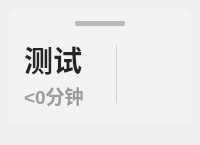
<?xml version="1.0" encoding="UTF-8"?>
<ui version="4.0">
 <class>Theme</class>
 <widget class="QWidget" name="Form">
  <property name="geometry">
   <rect>
    <x>0</x>
    <y>0</y>
    <width>200</width>
    <height>145</height>
   </rect>
  </property>
  <property name="minimumSize">
   <size>
    <width>200</width>
    <height>0</height>
   </size>
  </property>
  <property name="windowTitle">
   <string>Form</string>
  </property>
  <layout class="QVBoxLayout" name="verticalLayout">
   <property name="leftMargin">
    <number>8</number>
   </property>
   <property name="topMargin">
    <number>8</number>
   </property>
   <property name="rightMargin">
    <number>8</number>
   </property>
   <property name="bottomMargin">
    <number>22</number>
   </property>
   <item>
    <widget class="QFrame" name="backgnd">
     <property name="styleSheet">
      <string notr="true">background-color: rgba(242, 243, 245, 255);
border-radius: 8px</string>
     </property>
     <property name="frameShape">
      <enum>QFrame::StyledPanel</enum>
     </property>
     <property name="frameShadow">
      <enum>QFrame::Raised</enum>
     </property>
     <layout class="QVBoxLayout" name="verticalLayout_3">
      <property name="spacing">
       <number>4</number>
      </property>
      <property name="leftMargin">
       <number>16</number>
      </property>
      <property name="topMargin">
       <number>4</number>
      </property>
      <property name="rightMargin">
       <number>16</number>
      </property>
      <property name="bottomMargin">
       <number>10</number>
      </property>
      <item>
       <layout class="QVBoxLayout" name="verticalLayout_2">
        <item>
         <layout class="QHBoxLayout" name="horizontalLayout_2">
          <item>
           <spacer name="horizontalSpacer_2">
            <property name="orientation">
             <enum>Qt::Horizontal</enum>
            </property>
            <property name="sizeType">
             <enum>QSizePolicy::Maximum</enum>
            </property>
            <property name="sizeHint" stdset="0">
             <size>
              <width>40</width>
              <height>20</height>
             </size>
            </property>
           </spacer>
          </item>
          <item>
           <widget class="QLabel" name="label">
            <property name="sizePolicy">
             <sizepolicy hsizetype="Preferred" vsizetype="Fixed">
              <horstretch>0</horstretch>
              <verstretch>0</verstretch>
             </sizepolicy>
            </property>
            <property name="maximumSize">
             <size>
              <width>50</width>
              <height>5</height>
             </size>
            </property>
            <property name="styleSheet">
             <string notr="true">background-color:#503D3D3D;
border-radius: 2px</string>
            </property>
           </widget>
          </item>
          <item>
           <spacer name="horizontalSpacer">
            <property name="orientation">
             <enum>Qt::Horizontal</enum>
            </property>
            <property name="sizeType">
             <enum>QSizePolicy::Maximum</enum>
            </property>
            <property name="sizeHint" stdset="0">
             <size>
              <width>40</width>
              <height>20</height>
             </size>
            </property>
           </spacer>
          </item>
         </layout>
        </item>
        <item>
         <layout class="QHBoxLayout" name="horizontalLayout">
          <property name="spacing">
           <number>12</number>
          </property>
          <item>
           <layout class="QVBoxLayout" name="verticalLayout_4">
            <property name="spacing">
             <number>0</number>
            </property>
            <item>
             <widget class="QLabel" name="subject">
              <property name="font">
               <font>
                <family>Microsoft YaHei UI</family>
                <pointsize>22</pointsize>
                <weight>75</weight>
                <bold>true</bold>
               </font>
              </property>
              <property name="styleSheet">
               <string notr="true">color: rgba(37, 37, 37, 255);
font-weight: bold</string>
              </property>
              <property name="text">
               <string>测试</string>
              </property>
             </widget>
            </item>
            <item>
             <widget class="QLabel" name="activity_countdown">
              <property name="font">
               <font>
                <family>Microsoft YaHei UI</family>
                <pointsize>14</pointsize>
                <weight>75</weight>
                <bold>true</bold>
               </font>
              </property>
              <property name="styleSheet">
               <string notr="true">color: rgba(0, 0, 0, 90);
font-weight: bold;</string>
              </property>
              <property name="text">
               <string>&lt;0分钟</string>
              </property>
             </widget>
            </item>
           </layout>
          </item>
          <item>
           <widget class="ProgressRing" name="progressBar">
            <property name="sizePolicy">
             <sizepolicy hsizetype="Expanding" vsizetype="Expanding">
              <horstretch>0</horstretch>
              <verstretch>0</verstretch>
             </sizepolicy>
            </property>
            <property name="minimumSize">
             <size>
              <width>60</width>
              <height>60</height>
             </size>
            </property>
            <property name="maximumSize">
             <size>
              <width>60</width>
              <height>60</height>
             </size>
            </property>
            <property name="font">
             <font>
              <family>Microsoft YaHei</family>
              <pointsize>12</pointsize>
              <weight>75</weight>
              <bold>true</bold>
             </font>
            </property>
            <property name="styleSheet">
             <string notr="true">font-weight: bold;</string>
            </property>
            <property name="textVisible">
             <bool>true</bool>
            </property>
            <property name="format">
             <string>%p%</string>
            </property>
            <property name="val">
             <double>0.000000000000000</double>
            </property>
            <property name="strokeWidth">
             <number>7</number>
            </property>
           </widget>
          </item>
         </layout>
        </item>
       </layout>
      </item>
     </layout>
    </widget>
   </item>
  </layout>
 </widget>
 <customwidgets>
  <customwidget>
   <class>ProgressBar</class>
   <extends>QProgressBar</extends>
   <header>qfluentwidgets</header>
  </customwidget>
  <customwidget>
   <class>ProgressRing</class>
   <extends>ProgressBar</extends>
   <header>qfluentwidgets</header>
  </customwidget>
 </customwidgets>
 <resources/>
 <connections/>
</ui>
